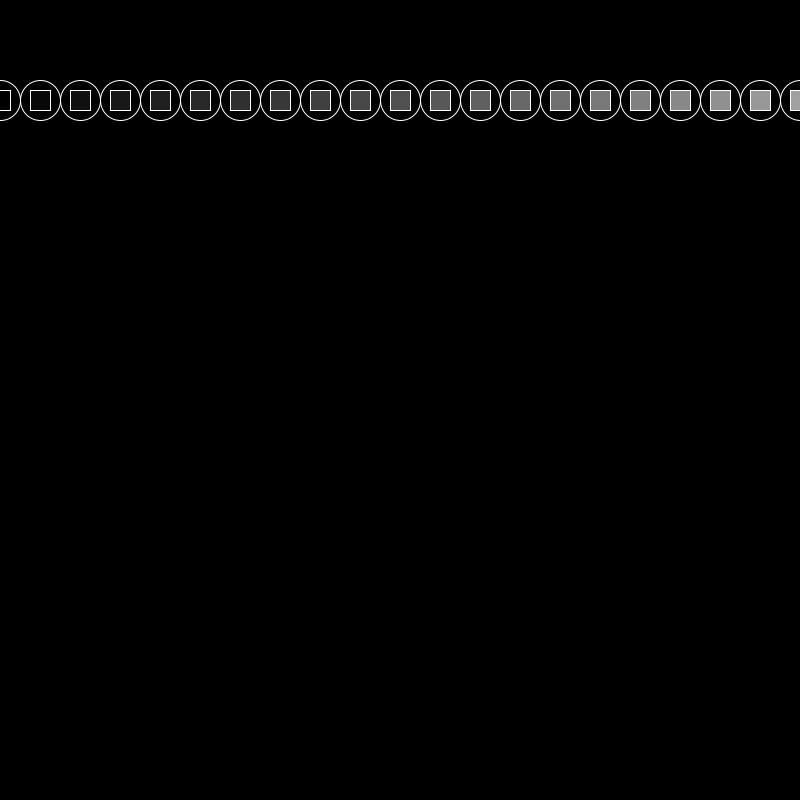
Frame 1 (no input)
Frame 60 (the mouse pressed at the canvas centre just before this capture): identical to frame 1, image omitted
Frame 120 (the mouse held since frame 60 and released just before this capture): identical to frame 1, image omitted

The Processing sketch that drew this single still picture (run headless with seeded random() and noise(); from frame 60 on, the mouse is pressed at the canvas centre):

// Processing sketch: sketch_161004eQuiz
// ── sketch_161004eQuiz.pde
int currentFrame = 0;

void setup() {
  size(800, 800);
  noFill();
  stroke(255);
}

void draw() {
  background(0);
  rectMode(CENTER);
  
  for (int i = 0; i < 80; i++) {
    noFill();
    pushMatrix();
      translate(i * 40, 100);
      ellipse(0, 0, 40, 40);
      fill(255, i * 8);
      rect(0, 0, 20, 20);
    popMatrix();
  }

}


//float speed = 0;

//void setup() {
//  size(800, 800);
//  noFill();
//  stroke(255);
//}

//void draw() {
//  background(0);
//  speed = speed + 1;
  
//  for (int i = 0; i <= 800; i = i + 10) {
//    ellipse(i, speed, mouseX, mouseX);
//    stroke(random(255), random(255), random(255), 80);
//    strokeWeight(10);
//  }
  
//   if (speed >= 800)  {
//   speed = 0;
//   } else {
//   println("come back");
//   }
//}
